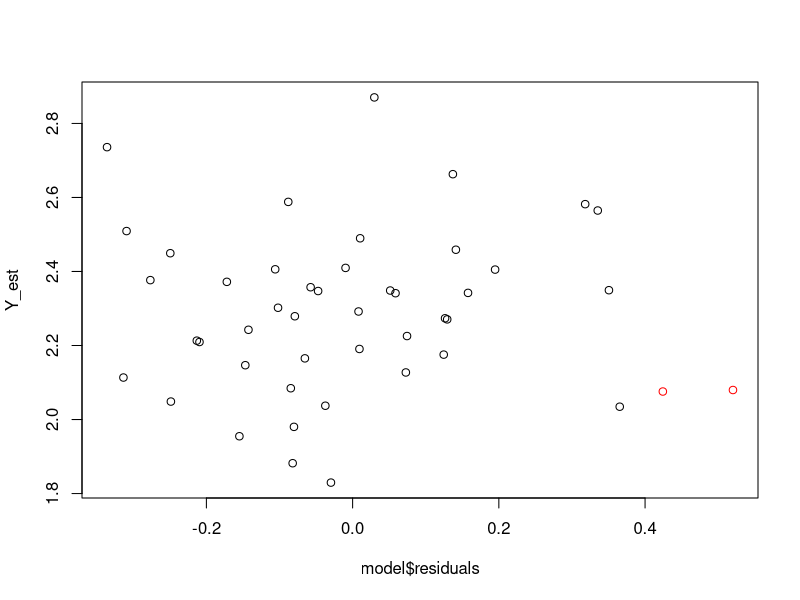
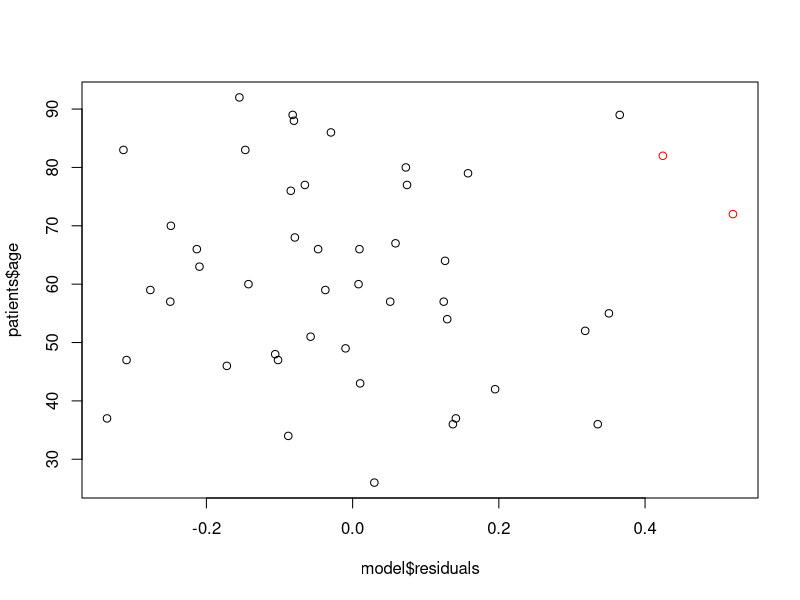
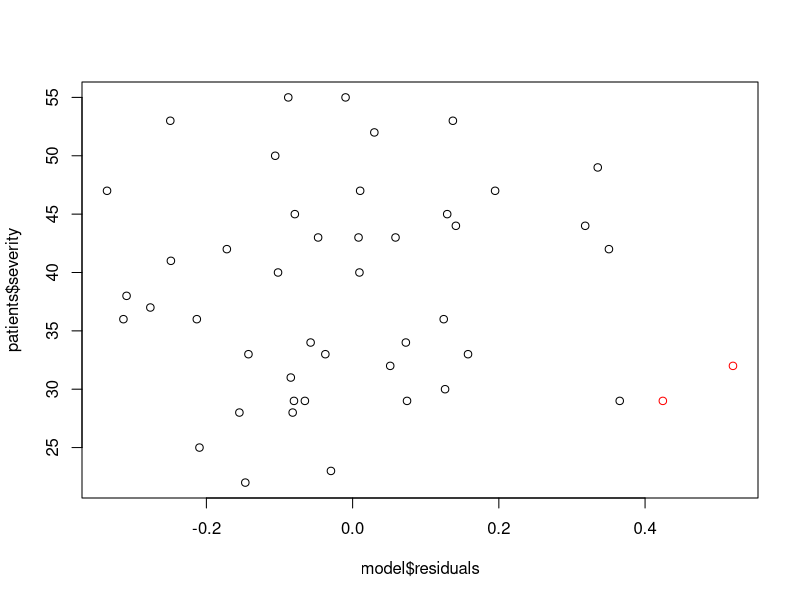
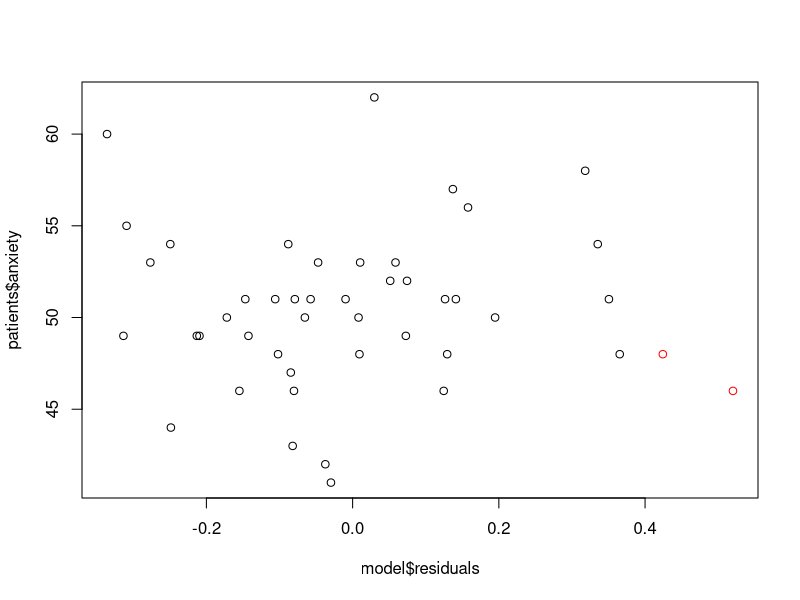

Generate these figures, in order, with R:
## ---- chunk 1
knitr::opts_chunk$set(echo = TRUE)
library(MASS)
library("car")
set.seed(1)
## ---- chunk 2
sigma <- matrix(c(1,0.9,0.9,1),2,2)
X <- vapply(1:100, function(x) mvrnorm(1, c(0,0), sigma/100), matrix(numeric(2),1,2))
X <- matrix(c(X[seq(1,200,2)], X[seq(2,200,2)]), 100, 2)
Y <- 3*X[,1] + rnorm(100)
## ---- chunk 3
model1 <- lm(Y~X[,1])
model1_confint <- confint(model1)[2,]
model1_summary <- summary(model1)
model1_pvalue <- model1_summary$coefficients[2,4] #p-value

#####model2 <- lm(Y~X[,1]+X[,2])

s_fun <- function(Y, plan_matrix, beta) {
  return(sqrt(1/(length(Y)-length(beta)))*norm(Y-plan_matrix%*%beta, type = "2"))
}

s2_beta_fun <- function(sd_est, plan_matrix) {
  return(sd_est^2*solve(t(plan_matrix)%*%plan_matrix))
}

beta_fun <- function(plan_matrix, Y) {
  return(solve(t(plan_matrix)%*%plan_matrix)%*%t(plan_matrix)%*%Y)
} 

plan_matrix <- matrix(c(rep(1,100), X[,1], X[,2]), 100, 3)
beta <- beta_fun(plan_matrix, Y)
sd_est <- s_fun(Y, plan_matrix, beta)
s2_beta_est <- s2_beta_fun(sd_est, plan_matrix)

model2_confint <- c(beta[2] - qt(1-(0.05)/2, 97)*sqrt(s2_beta_est[2,2]),beta[2] + qt(1-(0.05)/2, 97)*sqrt(s2_beta_est[2,2])) 

model2_t_statistic <- beta[2]/sqrt(s2_beta_est[2,2])
###abs(model2_t_statistic) > qt(1 - (0.05)/2, 97)
## ---- chunk 4
test_power_fun <- function(p, s_beta1, beta_1 = 3) {
  T <- beta_1 / s_beta1
  tc <- qt(1 - 0.05/2, df = 100 - p)
  return(pt(-tc, df = 100 - p, ncp = T) + 1 - pt(tc, df = 100 - p, ncp = T))
}
power_model1 <- test_power_fun(2, model1_summary$coefficients[2,2])
power_model2 <- test_power_fun(3, sqrt(s2_beta_est[2,2]))
## ---- chunk 5
Y_1000 <- lapply(1:1000, function(x) 3*X[,1] + rnorm(100))
beta_model2 <- lapply(1:1000, function(x) beta_fun(plan_matrix, Y_1000[[x]]))
sd_est_beta1_model2 <- sd(sapply(1:1000, function(x) beta_model2[[x]][2]))
beta_model1 <- sapply(1:1000, function(x) lm(Y_1000[[x]]~X[,1])$coefficients[2]) 
sd_est_beta1_model1 <- sd(beta_model1)

sd_est_model2 <- sapply(1:1000, function(x) s_fun(Y_1000[[x]], plan_matrix, beta_model2[[x]]))
s2_beta1_model2 <- sapply(1:1000, function(x) s2_beta_fun(sd_est_model2[[x]], plan_matrix)[2,2])
t_statistic_model2 <- sapply(1:1000, function(x) beta_model2[[x]][2]/sqrt(s2_beta1_model2[x]))
tc <- qt(1 - 0.05/2, df = 97)
power_est_vector_model2 <- sapply(1:1000, function(x) abs(t_statistic_model2[x]) > tc)
power_est_model2 <- sum(power_est_vector_model2)/1000

p_value_model1 <- sapply(1:1000, function(x) summary(lm(Y_1000[[x]]~X[,1]))$coefficients[2,4])
power_est_vector_model1 <- sapply(1:1000, function(x) p_value_model1[x] < 0.05)
power_est_model1 <- sum(power_est_vector_model1)/1000
## ---- chunk 6
patients <- read.table("CH06PR15.txt", header = FALSE, col.names = c("age", "severity", "anxiety", "satisfaction"))
## ---- chunk 7
plan_matrix <- matrix(c(rep(1, dim(patients)[1]), patients$age, patients$severity, patients$anxiety), dim(patients)[1], 4)
beta_est <- beta_fun(plan_matrix, patients$satisfaction)
Y_est <- beta_est[1] + beta_est[2]*patients$age + beta_est[3]*patients$severity + beta_est[4]*patients$anxiety
 
SSM <- sum((Y_est - mean(patients$satisfaction))^2)
SST <- sum((patients$satisfaction - mean(patients$satisfaction))^2)
R2 <- SSM/SST

SSE <- SST - SSM
F_stat <- (SSM/3)/(SSE/(nrow(plan_matrix) - 4))
p_value <- 1 - pf(F_stat, 3, nrow(plan_matrix) - 4)
## ---- chunk 8
tc <- qt(1 - 0.05/2, nrow(plan_matrix) - 4)
s_est <- s_fun(patients$satisfaction, plan_matrix, beta_est)
s_beta <- sqrt(diag(s2_beta_fun(s_est, plan_matrix))) #risky
confints <- sapply(1:3, function(x) c(beta_est[x+1] - tc*s_beta[x+1], beta_est[x+1] + tc*s_beta[x+1]))
## ---- chunk 9
T_stats <- sapply(1:3, function(x) beta_est[x+1]/s_beta[x+1])
p_values <- sapply(1:3, function(x) 2*(1 - pt(abs(T_stats[x]), 42))) 
## ---- chunk 10
model <- lm(patients$satisfaction ~ patients$age + patients$severity + patients$anxiety)
s_model <- summary(model)
confints_m <- confint(model)

column1 <- c(beta_est, R2, F_stat, confints[,1:3], T_stats[1], p_values[1], T_stats[2], p_values[2], T_stats[3], p_values[3])
column2 <- c(model$coefficients, s_model$r.squared, s_model$fstatistic[1], confints_m[2,], confints_m[3,], confints_m[4,], s_model$coefficients[2,3:4], s_model$coefficients[3,3:4], s_model$coefficients[4,3:4])

table <- data.frame(column1, column2)  
rows <- c("$\\hat{\\beta_0}$", "$\\hat{\\beta_1}$", "$\\hat{\\beta_2}$", "$\\hat{\\beta_3}$", "$R^2$", "$F$", "$\\beta_1$ L confint", "$\\beta_1$ R confint", "$\\beta_2$ L confint", "$\\beta_2$ R confint", "$\\beta_3$ L confint", "$\\beta_3$ R confint", "$T_1$", "$T_1$(p-value)", "$T_2$", "$T_2$(p-value)", "$T_3$", "$T_3$(p-value)")
row.names(table) <- rows
knitr::kable(table, row.names = TRUE, escape = FALSE, format = "pipe", align = "c", col.names = c("Ręcznie","Komendy"))
## ---- chunk 11
colors <- rep("black", length(Y_est))
colors[c(37,28)] <- "red"
plot(model$residuals, Y_est, col = colors)
## ---- chunk 12
plot(model$residuals, patients$age, col = colors)
## ---- chunk 13
plot(model$residuals, patients$severity, col = colors)
## ---- chunk 14
plot(model$residuals, patients$anxiety, col = colors)
## ---- chunk 15
SW_test <- shapiro.test(model$residuals)
## ---- chunk 16
students <- read.table("csdata.txt", col.names = c("id", "GPA", "HSM", "HSS", "HSE", "SATM", "SATV", "SEX"))
## ---- chunk 17
modelR <- lm(GPA~HSM+HSS+HSE, students)
modelF <- lm(GPA~HSM+HSS+HSE+SATM+SATV, students)
## ---- chunk 18

SSE_fun <- function(model) {
  return(sum(model$residuals^2))
}

SSE_R <- SSE_fun(modelR)
SSE_F <- SSE_fun(modelF)

F_stat <- (SSE_R - SSE_F)/(2*SSE_F/218)

p_value <- 1 - pf(F_stat, 2, 218)
## ---- chunk 19
anova <- anova(modelR, modelF)

F_stat_a <- anova$F[2]
F_df_a <- c(anova$Df[2], anova$Res.Df[2])
p_value_a <- anova$`Pr(>F)`[2]
## ---- chunk 20
model <- lm(GPA~SATM+SATV+HSM+HSE+HSS, students)
anovaF <- anova(model)
AnovaF <- Anova(model)
SS1 <- anovaF$`Sum Sq`[1:5]
SS2 <- AnovaF$`Sum Sq`[1:5]

column1 <- SS1
column2 <- SS2

table <- data.frame(column1, column2)  
rows <- c("SATM", "SATV", "HSM", "HSE", "HSS")
row.names(table) <- rows
knitr::kable(table, row.names = TRUE, escape = FALSE, format = "pipe", align = "c", col.names = c("Sumy kwadratów typu I", "Sumy kwadratów typu II"))
## ---- chunk 21
model1 <- lm(GPA~SATM+SATV+HSM, students)
model2 <- lm(GPA~SATM+SATV, students)

HSM <- sum(anova(model1)$`Sum Sq`[1:3]) - sum(anova(model2)$`Sum Sq`[1:2])
## ---- chunk 22
students$SAT <- students$SATM + students$SATV
model_SAT <- lm(GPA~SATM+SATV+SAT, students)
summary(model_SAT)
